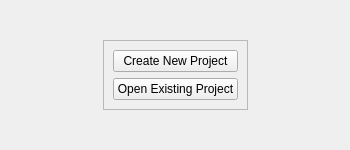
<?xml version="1.0" encoding="UTF-8"?>
<ui version="4.0">
 <class>welcome_dialog</class>
 <widget class="QWidget" name="welcome_dialog">
  <property name="windowModality">
   <enum>Qt::ApplicationModal</enum>
  </property>
  <property name="geometry">
   <rect>
    <x>0</x>
    <y>0</y>
    <width>350</width>
    <height>150</height>
   </rect>
  </property>
  <property name="maximumSize">
   <size>
    <width>350</width>
    <height>150</height>
   </size>
  </property>
  <property name="windowTitle">
   <string>Welcome</string>
  </property>
  <layout class="QGridLayout" name="gridLayout">
   <item row="0" column="1">
    <spacer name="vertical_spacer_1">
     <property name="orientation">
      <enum>Qt::Vertical</enum>
     </property>
     <property name="sizeHint" stdset="0">
      <size>
       <width>20</width>
       <height>21</height>
      </size>
     </property>
    </spacer>
   </item>
   <item row="1" column="0">
    <spacer name="horizontal_spacer_1">
     <property name="orientation">
      <enum>Qt::Horizontal</enum>
     </property>
     <property name="sizeHint" stdset="0">
      <size>
       <width>92</width>
       <height>20</height>
      </size>
     </property>
    </spacer>
   </item>
   <item row="1" column="1">
    <widget class="QFrame" name="butto_frame">
     <property name="frameShape">
      <enum>QFrame::StyledPanel</enum>
     </property>
     <property name="frameShadow">
      <enum>QFrame::Raised</enum>
     </property>
     <layout class="QVBoxLayout" name="verticalLayout">
      <item>
       <widget class="QPushButton" name="create_button">
        <property name="text">
         <string>Create New Project</string>
        </property>
       </widget>
      </item>
      <item>
       <widget class="QPushButton" name="open_button">
        <property name="sizePolicy">
         <sizepolicy hsizetype="Minimum" vsizetype="Fixed">
          <horstretch>0</horstretch>
          <verstretch>0</verstretch>
         </sizepolicy>
        </property>
        <property name="text">
         <string>Open Existing Project</string>
        </property>
       </widget>
      </item>
     </layout>
    </widget>
   </item>
   <item row="1" column="2">
    <spacer name="horizontal_spacer_2">
     <property name="orientation">
      <enum>Qt::Horizontal</enum>
     </property>
     <property name="sizeHint" stdset="0">
      <size>
       <width>91</width>
       <height>20</height>
      </size>
     </property>
    </spacer>
   </item>
   <item row="2" column="1">
    <spacer name="vertical_spacer_2">
     <property name="orientation">
      <enum>Qt::Vertical</enum>
     </property>
     <property name="sizeHint" stdset="0">
      <size>
       <width>20</width>
       <height>21</height>
      </size>
     </property>
    </spacer>
   </item>
  </layout>
 </widget>
 <resources/>
 <connections/>
</ui>
